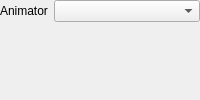
<?xml version="1.0" encoding="UTF-8"?>
<ui version="4.0">
 <class>SkinnedMeshRendererComponentEditorForm</class>
 <widget class="QWidget" name="SkinnedMeshRendererComponentEditorForm">
  <layout class="QFormLayout" name="rootLayout">
   <property name="leftMargin"><number>0</number></property><property name="topMargin"><number>0</number></property><property name="rightMargin"><number>0</number></property><property name="bottomMargin"><number>0</number></property>
   <item row="0" column="0"><widget class="QLabel" name="animatorLabel"><property name="text"><string>Animator</string></property></widget></item>
   <item row="0" column="1"><widget class="QComboBox" name="animatorCombo"/></item>
  </layout>
 </widget>
 <resources/><connections/>
</ui>
